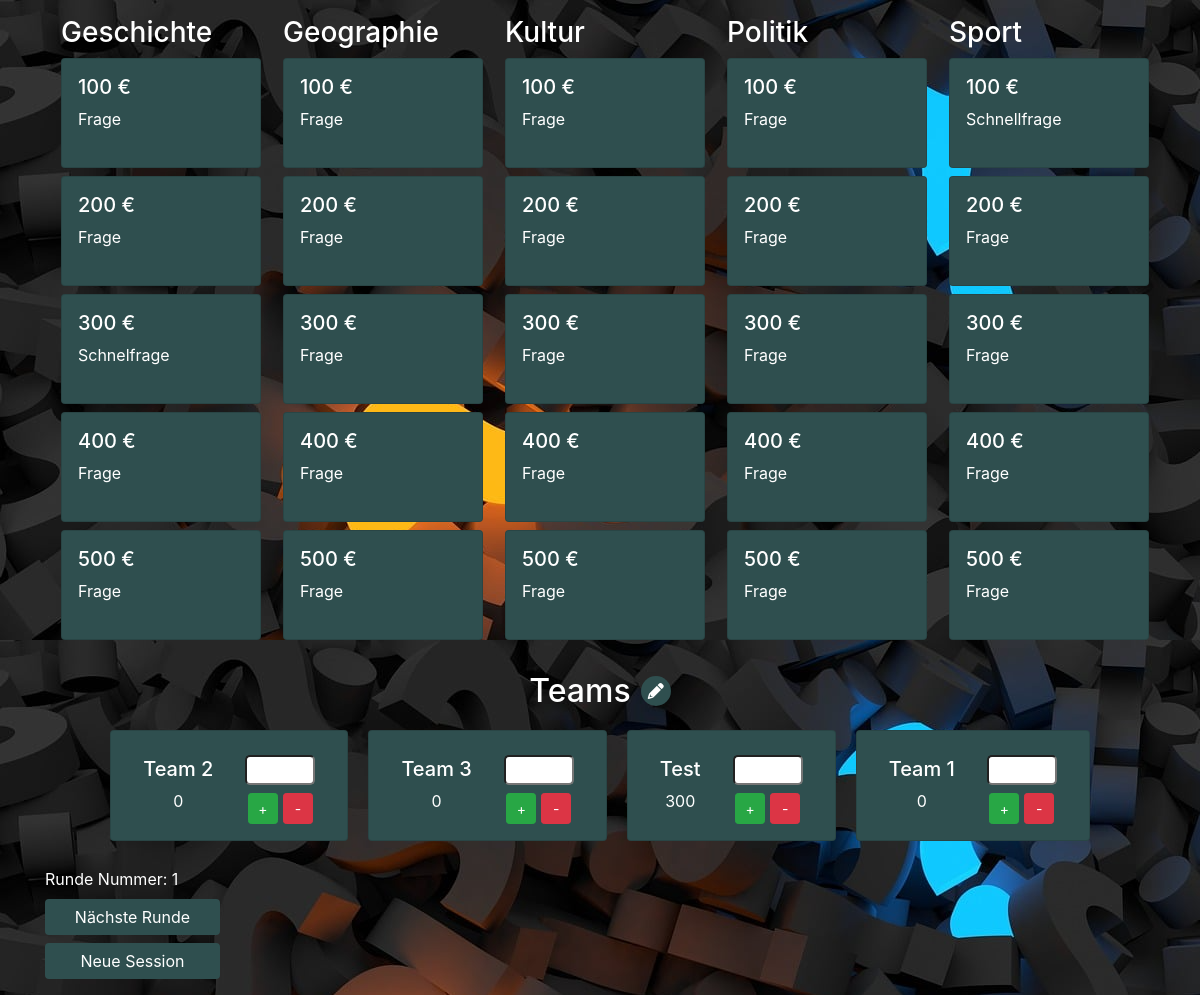
Before: / with the older database file.
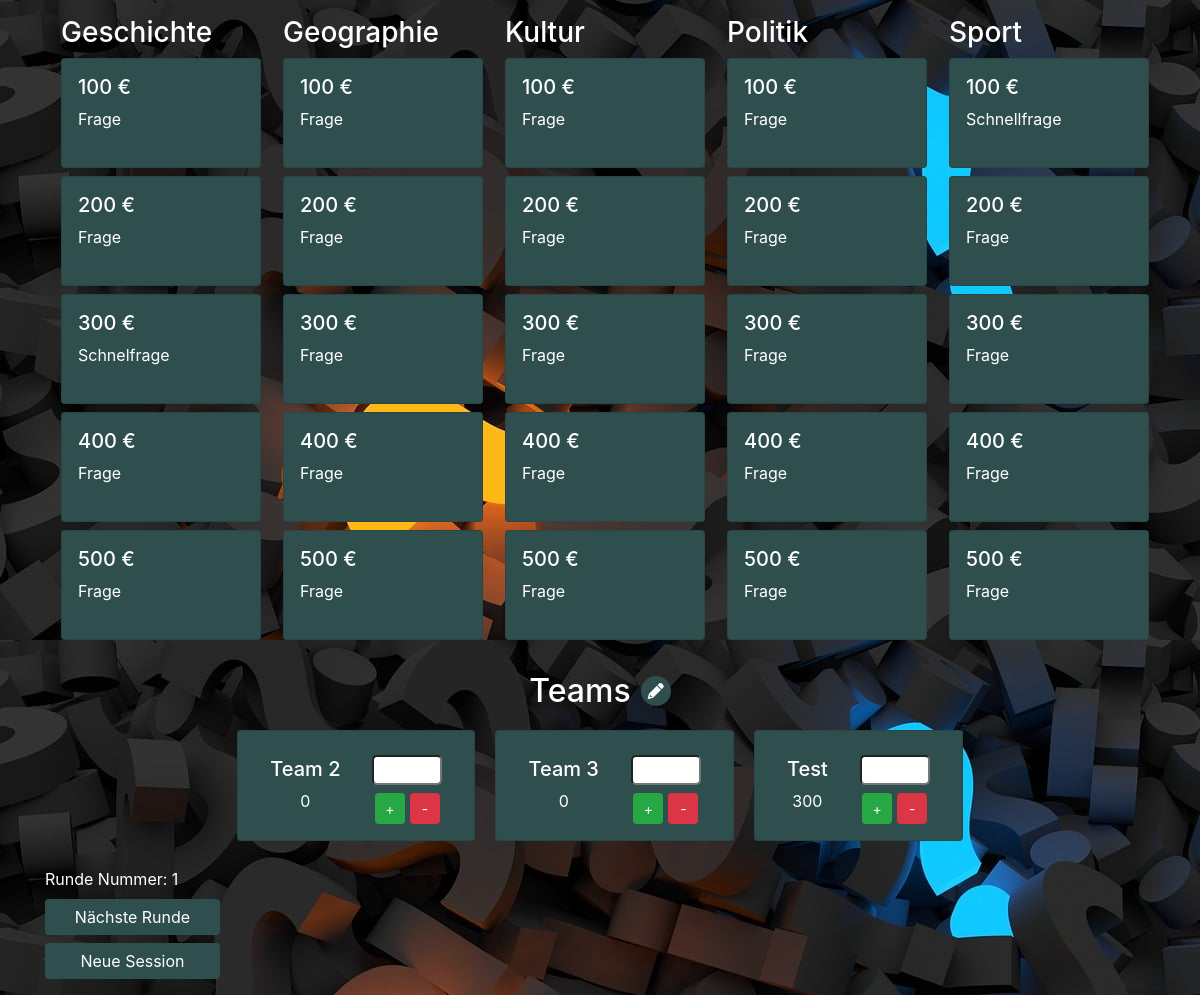
After: the same page with the newer database file.
### tables this page shows
CREATE TABLE questions (
                ﻿question_id INTEGER PRIMARY KEY,
                question TEXT,
                answer TEXT,
                category TEXT,
                type TEXT,
                points INTEGER
            );

CREATE TABLE teams (
                team_id INTEGER PRIMARY KEY AUTOINCREMENT,
                name TEXT NOT NULL,
                score INTEGER DEFAULT 0,
                buzzer_id INTEGER,
                is_active INTEGER
                );

### app.py (the view)
@app.route('/')
def index():
    teams = dao.get_teams()
    answered_questions = dao.get_answered_questions_of_round(session_id, round_number)
    answered_question_ids = [question_id for question_id, _ in answered_questions]
    question_matrix = get_question_matrix_from_json_ids(dao, round_number, rounds_json_filepath)
    return render_template('index.html', question_matrix=question_matrix, answered_question_ids=answered_question_ids, teams=teams, round_number=round_number)

### database_access.py (called while the page is built)
    def get_db_connection(self) -> tuple[sqlite3.Connection, sqlite3.Cursor]:
        try:
            conn = sqlite3.connect(self.dbfile, check_same_thread=False)
            cursor = conn.cursor()
            cursor.row_factory = sqlite3.Row
            return conn, cursor
        except sqlite3.Error as err:
            error_handler(err,traceback.format_exc())

    def get_multiple_questions_by_ids(self, question_ids):
        try:
            conn, cursor = self.get_db_connection()
            placeholders = ','.join('?' for _ in question_ids)
            query = f'SELECT * FROM questions WHERE question_id IN ({placeholders}) ORDER BY points ASC'
            questions = cursor.execute(query, question_ids).fetchall()
            conn.close()
            return questions
        except sqlite3.Error as err:
            error_handler(err, traceback.format_exc())

    def get_teams(self) -> list:
        try:
            conn, cursor = self.get_db_connection()
            teams = cursor.execute('SELECT * FROM teams').fetchall()
            conn.close()
            return teams
        except sqlite3.Error as err:
            error_handler(err,traceback.format_exc())

    def get_answered_questions_of_round(self, session_id, round_number) -> list:
        try:
            conn, cursor = self.get_db_connection()
            result = cursor.execute('SELECT question_id, team_id FROM sessions WHERE session_id = ? AND round_number = ? AND points > 0', (session_id, round_number)).fetchall()
            conn.close()
            return [(r["question_id"], r["team_id"]) for r in result]
        except sqlite3.Error as err:
            self.error_handler(err, traceback.format_exc())
            return None

### question_selector.py (called while the page is built)
def get_question_matrix_from_json_ids(dao, round_number, json_filepath):
    question_matrix = []
    with open(json_filepath, 'r') as file:
        parsed_data = json.load(file)
        json_obj = next((item for item in parsed_data if item["round_number"] == round_number), None)
        questions = json_obj.get("questions")
        if questions:
            for category in questions:
                question_ids = questions[category]
                if question_ids:
                    question_matrix.append(dao.get_multiple_questions_by_ids(question_ids))
    return question_matrix

### templates/index.html (shortened to what this page needs)
<!DOCTYPE html>
<html lang="en">
<head>
    <link rel="stylesheet" href="https://stackpath.bootstrapcdn.com/bootstrap/4.5.2/css/bootstrap.min.css">
    <link rel="stylesheet" href="https://cdnjs.cloudflare.com/ajax/libs/font-awesome/6.0.0-beta3/css/all.min.css">
</head>
<body>
    <div class="container">
        <div class="row my-3">
            {% for category in question_matrix %}
                <div class="col-md-2 mx-3">
                    <div class="category-block">
                        <h3>{{ category[0]["category"] }}</h3>
                        <div class="d-flex flex-column">
                            {% for question in category %}
                                <div class="card question-card mb-2 {{ "answered" if question["question_id"] in answered_question_ids }}" data-question-id="{{ question["question_id"] }}"">
                                    <div class="card-body">
                                        <h5 class="card-title">{{ question["points"] }} €</h5>
                                        <p class="card-text">{{ question["type"] }}</p>
                                    </div>
                                </div>
                            {% endfor %}
                        </div>
                    </div>
                </div>
            {% endfor %}
        </div>
        <div class="row mt-4">
            <div class="col-md-12">
                <div class="team-cards-wrapper">
                    <div class="team-header">
                        <h2>Teams</h2>
                        <button id="toggle-team-settings-btn" class="btn btn-primary btn-icon">
                            <i class="fas fa-pencil-alt"></i>
                        </button>
                    </div>
                    <div class="row team-cards-container">
                        {% for team in teams %}
                        <div>
                            <div class="card team-card {{ "active" if team.is_active }}" data-team-id="{{ team.team_id }}">
                                <div class="card-body team-card-body">
                                    <div class="mx-3">
                                        <h5 class="card-title">{{ team.name }}</h5>
                                        <span class="card-text">{{ team.score }}</span>
                                    </div>
                                    <div class="team-add-points mt-2 mx-3">
                                        <input type="number" class="mb-2 team-add-points-input" id="points-{{ team.team_id }}">
                                        <div class="manual-score-change-container">
                                            <button class="btn btn-success btn-sm team-control-btn" data-team-id="{{ team.team_id }}" data-action="add">+</button>
                                            <button class="btn btn-danger btn-sm team-control-btn" data-team-id="{{ team.team_id }}" data-action="subtract">-</button>
                                        </div>
                                    </div>
                                </div>
                            </div>
                        </div>
                        {% endfor %}
                    </div>
                </div>
            </div>
        </div>
        <div class="my-3">
            <div class="mt-2">
                <span class="session-controls">Runde Nummer: <span id="round-number">{{ round_number }}</span></span>
            </div>
            <form action="{{ url_for("next_round") }}" method="post" class="mt-2">
                <button type="submit" class="btn btn-primary session-controls">Nächste Runde</button>
            </form>
            <form action="{{ url_for("new_session") }}" method="post" class="mt-2">
                <button type="submit" class="btn btn-primary session-controls">Neue Session</button>
            </form>
        </div>
    </div>
</body>
</html>

### templates/index.html (style rules this page uses)
body { color: white; background-image: url("/static/images/question-mark.png"); }
.btn-primary { background-color: darkslategrey; border: none; }
.question-card { cursor: pointer; }
.card { background-color: darkslategrey; height: 110px; width: 200px; }
.card-body { padding: 1rem; }
.card-title { margin-bottom: 0.5rem; overflow: hidden; white-space: nowrap; text-overflow: ellipsis; max-width: 150px; }
.category-block { width: 100%; }
.team-cards-wrapper { text-align: center; }
.team-header { display: flex; align-items: center; justify-content: center; gap: 10px; margin-bottom: 20px; }
.team-header h2 { margin: 0; }
.team-cards-container { display: flex; justify-content: center; align-items: center; flex-wrap: wrap; gap: 20px; }
.team-card { position: relative; height: auto; width: 100%; margin-bottom: 10px; }
.team-card-body { display: flex; justify-content: space-between; align-items: center; }
.team-add-points { display: flex; flex-direction: column; align-items: center; }
.team-add-points-input { width: 70px; margin-bottom: 10px; border-radius: 5px; }
.team-control-btn { width: 30px; }
.manual-score-change-container { display: flex; gap: 5px; }
.btn-icon { width: 30px; height: 30px; padding: 0; border-radius: 50%; border: none; display: flex; align-items: center; justify-content: center; background-color: darkslategrey; }
.session-controls { width: 175px; }

Changed rows visible on the page:
removed teams: name "Team 1", score "0"
